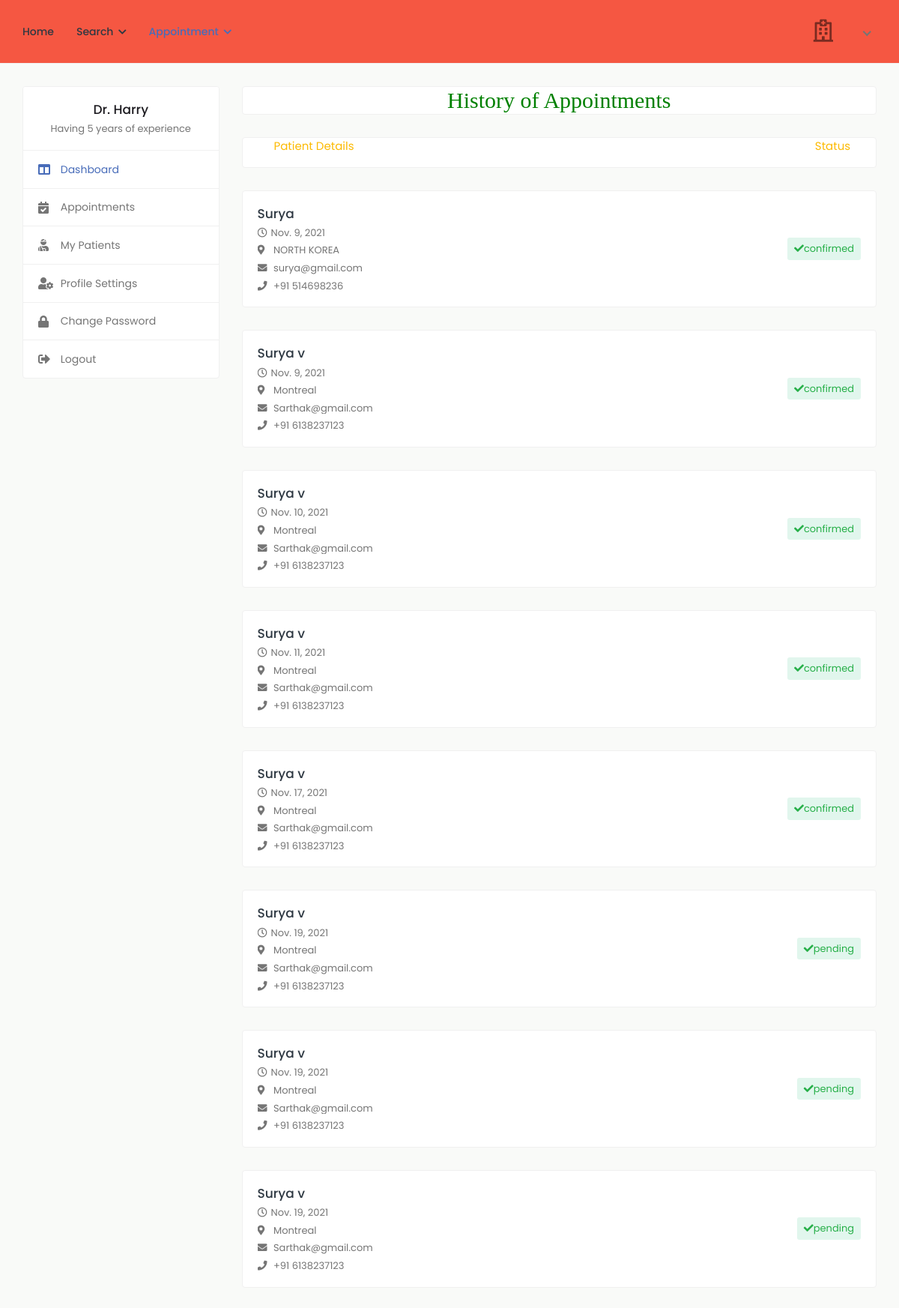
Page /history_d_appointment (signed in) on the committed database.
### health/models.py (models this page shows, shortened)
class Doctor(models.Model):
    status = models.CharField(max_length=100,null=True)
    user = models.ForeignKey(User, on_delete=models.CASCADE, null=True)
    mobile = models.CharField(max_length=10, null=True)
    address = models.CharField(max_length=100, null=True)
    experience = models.CharField(max_length=100, null=True)
    specialist = models.CharField(max_length=100, null=True)
    daystiming = models.CharField(max_length=100, null=True)
    timing = models.CharField(max_length=100, null=True)
    dob = models.DateField(null=True)
    gender = models.CharField(max_length=100,choices=gender,null=True)
    biography = models.TextField(null=True)

class Appointment(models.Model):
    doctor=models.ForeignKey(Doctor, on_delete=models.CASCADE, null=True)
    patient=models.ForeignKey(Patient, on_delete=models.CASCADE, null=True)
    a_date=models.DateField(null=True)
    a_timing=models.CharField(max_length=100,null=True)
    status=models.CharField(max_length=100,null=True)
    p_status=models.CharField(max_length=100,null=True)

class Patient(models.Model):
    user = models.ForeignKey(User,on_delete=models.CASCADE,null=True)
    blood_group = models.CharField(max_length=10,choices=blood_group,null=True)
    ex_year= models.CharField(max_length=10,null=True)
    ex_month= models.CharField(max_length=10,null=True)
    mobile = models.CharField(max_length=10,null=True)
    address = models.CharField(max_length=100,null=True)
    dob = models.DateField(null=True)

### health/views.py (the view)
# urls.py: path('history_d_appointment',history_d_appointment,name="history_d_appointment"),
def history_d_appointment(request):
    if not access(request.user):
        messages.success(request,'Update Your Profile and Wait for Verification')
        return redirect('doctor_profile')
    tod=datetime.date.today()
    data=Appointment.objects.filter(doctor=Doctor.objects.get(user=request.user),a_date__lte=tod)
    d={'data':data}
    return render(request,'doctor/history_d_appoinment.html',d)

### health/views.py (called while the page is built)
def access(user):
    try:
        user = Doctor.objects.get(user=user)
        if user.status == "pending":
            return False
        else:
            return True
    except:
           pass

### health/templates/doctor/history_d_appoinment.html (shortened to what this page needs)
{% extends 'doctor/sidebar.html' %}
{% load static %}
{% block b %}
<h2 style="font-family:roman;color:green" align="center" class="card">History of Appointments</h2>
        <div class="card">
            <div class="row">
                    <div class="col-10">
                        <p>
                            Patient Details
                        </p>
                    </div>
                <div class="col-2">
                            <span style="margin-left:30%">
                                Status
                            </span>
                            </div>
                        </div>
                    </div>
    {% for i in data %}
        <div class="appointments">
                <div class="appointment-list">
                    <div class="profile-info-widget">
                        <div class="profile-det-info">
                            <h3><a href="#">{{i.patient.user.first_name}} {{i.patient.user.last_name}}</a></h3>
                            <div class="patient-details">
                                <h5><i class="far fa-clock"></i>{{i.a_date}}</h5>
                                <h5><i class="fas fa-map-marker-alt"></i> {{i.patient.address}}</h5>
                                <h5><i class="fas fa-envelope"></i> {{i.patient.user.email}}</h5>
                                <h5 class="mb-0"><i class="fas fa-phone"></i> +91 {{i.patient.mobile}}</h5>
                            </div>
                        </div>
                    </div>
                    <div class="appointment-action">
                        <a href="{% url 'update_status' i.id %}" class="btn btn-sm bg-success-light">
                            <i class="fas fa-check"></i>{{i.status}}
                        </a>
                    </div>
                </div>
            </div>
{% endfor %}
{% endblock %}

### health/templates/doctor/sidebar.html (shortened to what this page needs)
{% extends 'doctor/doctor_navigation.html' %}
{% block body %}
{% load static %}
			<div class="content">
				<div class="container-fluid">
					<div class="row">
						<div class="col-md-5 col-lg-4 col-xl-3 theiaStickySidebar">
							<div class="profile-sidebar">
								<div class="widget-profile pro-widget-content">
									<div class="profile-info-widget">
										<div class="profile-det-info">
											<h3>Dr. {{request.user.first_name}} {{request.user.last_name}}</h3>
											<div class="patient-details">
												<h5 class="mb-0">{{request.user.doctor_set.all.0.biography}}</h5>
											</div>
										</div>
									</div>
								</div>
								<div class="dashboard-widget">
									<nav class="dashboard-menu">
										<ul>
											<li class="active">
												<a href="{% url 'doctor_dashboard' %}">
													<i class="fas fa-columns"></i>
													<span>Dashboard</span>
												</a>
											</li>
											<li>
												<a href="{% url 'confirmed_d_appointment' %}">
													<i class="fas fa-calendar-check"></i>
													<span>Appointments</span>
												</a>
											</li>
											<li>
												<a href="{% url 'my_patient' %}">
													<i class="fas fa-user-injured"></i>
													<span>My Patients</span>
												</a>
											</li>
											<li>
												<a href="{% url 'doctor_profile' %}">
													<i class="fas fa-user-cog"></i>
													<span>Profile Settings</span>
												</a>
											</li>
											<li>
												<a href="{% url 'doctor_change_password' %}">
													<i class="fas fa-lock"></i>
													<span>Change Password</span>
												</a>
											</li>
											<li>
												<a href="{% url 'logout' %}">
													<i class="fas fa-sign-out-alt"></i>
													<span>Logout</span>
												</a>
											</li>
										</ul>
									</nav>
								</div>
							</div>
						</div>
						<div class="col-md-7 col-lg-8 col-xl-9">
                            {% block b %}
                            {% endblock %}
                            </div>
					</div>
				</div>
			</div>
{% endblock %}

### health/templates/doctor/doctor_navigation.html (shortened to what this page needs)
<!DOCTYPE html>
{% load static %}
<html lang="en">
<head>
		<link rel="stylesheet" href="{% static 'user/css/bootstrap.min.css' %}">
		<link rel="stylesheet" href="{% static 'user/plugins/fontawesome/css/fontawesome.min.css' %}">
		<link rel="stylesheet" href="{% static 'user/plugins/fontawesome/css/all.min.css' %}">
		<link rel="stylesheet" href="{% static 'user/css/style.css' %}">
	</head>
	<body>
		<div class="main-wrapper">
			<header class="header">
				<nav class="navbar navbar-expand-lg header-nav">
					<div class="main-menu-wrapper">
						<ul class="main-nav">
							<li>
								<a href="{% url 'doctor_dashboard' %}">Home</a>
							</li>
							<li class="has-submenu">
								<a href="#">Search <i class="fas fa-chevron-down"></i></a>
							</li>
							<li class="has-submenu active">
								<a href="#">Appointment <i class="fas fa-chevron-down"></i></a>
							</li>
						</ul>
					</div>
					<ul class="nav header-navbar-rht">
						<li class="nav-item contact-item">
							<div class="header-contact-img">
								<i class="far fa-hospital"></i>
							</div>
						</li>
						<li class="nav-item dropdown has-arrow logged-item">
							<a href="#" class="dropdown-toggle nav-link" data-toggle="dropdown">
							</a>
						</li>
					</ul>
				</nav>
			</header>
{% block body %}
{% endblock %}
		</div>
	</body>
</html>

### rows in the picture
Appointment: patient.user.first_name "Surya", a_date "Nov. 9, 2021", patient.address "NORTH KOREA", patient.user.email "surya@gmail.com", patient.mobile "514698236", status "confirmed"
Appointment: patient.user.first_name "Surya", patient.user.last_name "v", a_date "Nov. 9, 2021", patient.address "Montreal", patient.user.email "Sarthak@gmail.com", patient.mobile "6138237123", status "confirmed"
Appointment: patient.user.first_name "Surya", patient.user.last_name "v", a_date "Nov. 10, 2021", patient.address "Montreal", patient.user.email "Sarthak@gmail.com", patient.mobile "6138237123", status "confirmed"
Appointment: patient.user.first_name "Surya", patient.user.last_name "v", a_date "Nov. 11, 2021", patient.address "Montreal", patient.user.email "Sarthak@gmail.com", patient.mobile "6138237123", status "confirmed"
Appointment: patient.user.first_name "Surya", patient.user.last_name "v", a_date "Nov. 17, 2021", patient.address "Montreal", patient.user.email "Sarthak@gmail.com", patient.mobile "6138237123", status "confirmed"
Appointment: patient.user.first_name "Surya", patient.user.last_name "v", a_date "Nov. 19, 2021", patient.address "Montreal", patient.user.email "Sarthak@gmail.com", patient.mobile "6138237123", status "pending"
Appointment: patient.user.first_name "Surya", patient.user.last_name "v", a_date "Nov. 19, 2021", patient.address "Montreal", patient.user.email "Sarthak@gmail.com", patient.mobile "6138237123", status "pending"
Appointment: patient.user.first_name "Surya", patient.user.last_name "v", a_date "Nov. 19, 2021", patient.address "Montreal", patient.user.email "Sarthak@gmail.com", patient.mobile "6138237123", status "pending"

### other values in the picture
{{ request.user.first_name }} "Harry"
{{ request.user.doctor_set.all.0.biography }} "Having 5 years of experience"
